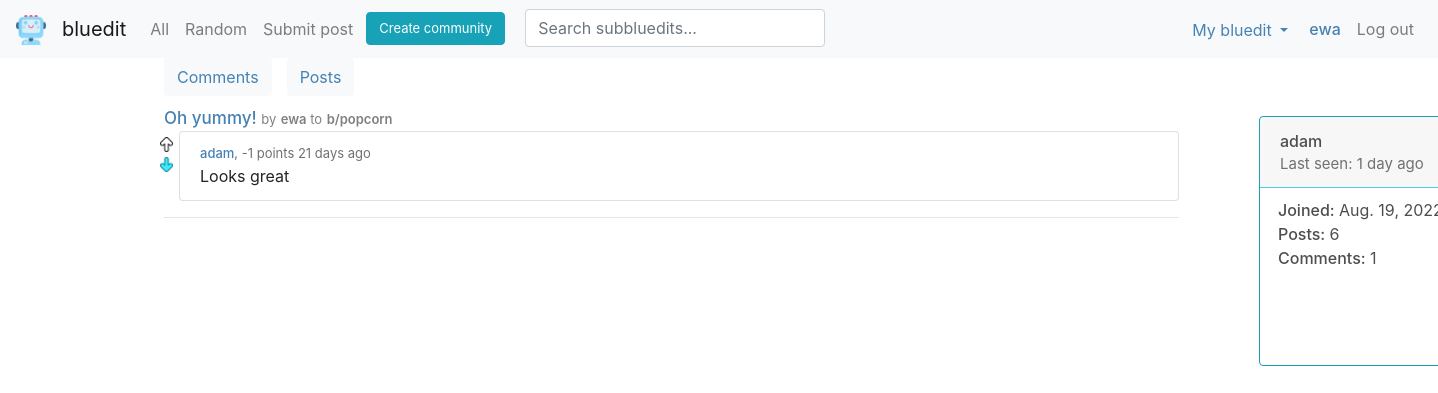
Before: /user/adam (signed in) with the older database file.
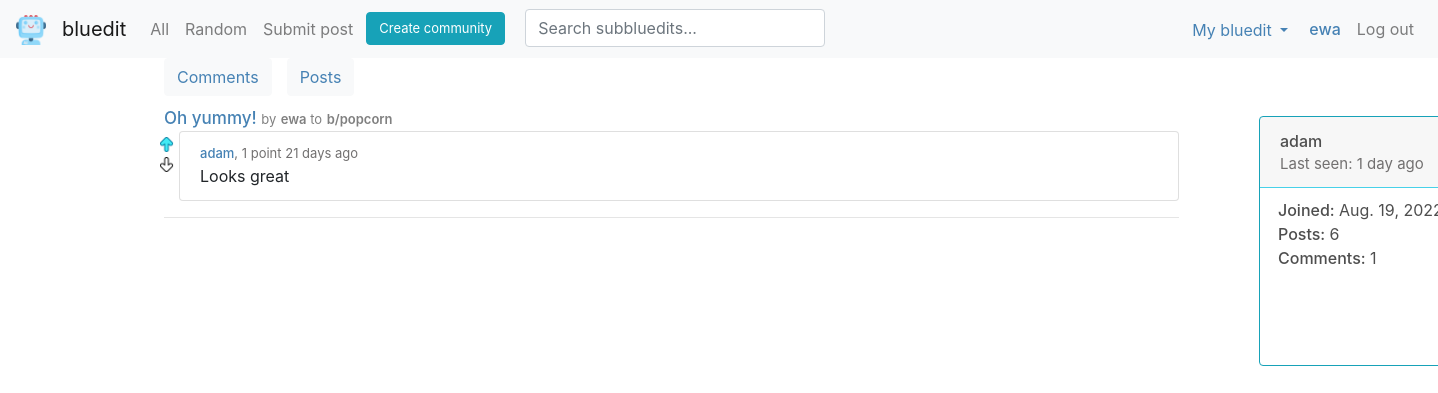
After: the same page with the newer database file.
### bluedit/models.py (models this page shows)
class User(AbstractUser):
    pass

class Comment(models.Model):
    text = models.CharField(max_length=512)
    user = models.ForeignKey(User, on_delete=models.CASCADE, related_name='comments')
    date = models.DateTimeField(auto_now_add=True)
    post = models.ForeignKey(Post, on_delete=models.CASCADE, related_name='comments')
    vote_count = models.IntegerField(default=0)
    parent = models.ForeignKey('self', on_delete=models.CASCADE, related_name='child', null=True, blank=True)
    tree_level = models.IntegerField(default=0, null=True, blank=True)
    class Meta:
        ordering = ['-date']

class Post(models.Model):
    title = models.CharField(max_length=64)
    description = models.CharField(max_length=512, null=True)
    image = models.URLField(null=True)
    date = models.DateTimeField(auto_now_add=True)
    user = models.ForeignKey(User, on_delete=models.CASCADE, related_name='posts')
    subbluedit = models.ForeignKey(Subbluedit, on_delete=models.CASCADE, related_name='posts')
    vote_count = models.IntegerField(default=0)
    class Meta:
        ordering = ['-date']

class Subbluedit(models.Model):
    name = models.CharField(max_length=20, unique=True)
    description = models.CharField(max_length=128)
    user = models.ForeignKey(User, on_delete=models.CASCADE)
    members = models.ManyToManyField(User, default=None, related_name='subs')
    member_count = models.IntegerField(default=0)
    date = models.DateTimeField(auto_now_add=True)
    def __str__(self):
         return self.name

### bluedit/views.py (the view)
# urls.py: path('user/<str:username>', views.user, name='user'),
def user(request, username):
    profile_user = User.objects.get(username=username)
    user_id = request.user.id
    comments = profile_user.comments.all()
    votelist = []
    try:
        user = User.objects.get(pk=user_id)
        for comment in comments:
            if user.votes.filter(comment=comment).exists():
                vote_type = user.votes.get(comment=comment).vote_type
                votelist.append(vote_type)
            else:
                votelist.append(False)
    except User.DoesNotExist:
        for comment in comments:
            votelist.append(False)
    date_time_list = time_passed(comments)
    datelist = date_time_list[0]
    timeunit = date_time_list[1]
    zipped = zip(comments, votelist, datelist, timeunit)
    date = profile_user.date_joined.date()
    post_count = profile_user.posts.all().count()
    comment_count = profile_user.comments.all().count()
    list_of_two = date_to_time(profile_user.last_login)
    time = list_of_two[0]
    unit = list_of_two[1]
    unit.strip()
    return render(request, 'bluedit/user2.html', {
        'comments': comments,
        'profile_user': profile_user,
        'zipped': zipped,
        'date': date,
        'post_count': post_count,
        'comment_count': comment_count,
        'time': time,
        'unit': unit
    })

### bluedit/context_processors.py (called while the page is built)
def sub_list(request):
    try:
        user_id = request.user.id
        user = User.objects.get(pk=user_id)
        sub_list = user.subs.all()
        subs = []
        for sub in sub_list:
            subs.append(sub.name)
    except User.DoesNotExist:
        subs = []
    return {
        'subs': subs
    }

### bluedit/templates/bluedit/user2.html (shortened to what this page needs)
{% extends 'bluedit/layout.html' %}
{% load crispy_forms_tags %}
{% load static %}
{% block body %}
<div class="submit-options">
    <div class="row">
      <button id='submit-option' hx-get="{% url 'user_option' profile_user.username 'comments' %}" hx-target="#submit-form" class="btn btn-light"><span class="submit-options-text">Comments</span></button>
      <button id='submit-option' hx-get="{% url 'user_option' profile_user.username 'posts' %}" hx-target="#submit-form" class="btn btn-light"><span class="submit-options-text"></class>Posts</span></button>
    </div>
</div>
<div class="row">
  <div class="col-11">
    <div id="submit-form" hx-swap="innerHTML">
        {% for comment, vote_type, date, timeunit in zipped %}
        <a class='title-view' style="font-size: 17px;" href="{% url 'post' comment.post.id %}">{{comment.post.title}}</a> <span style="font-size: 13px; color: grey;" class="comment-text">by</span>
                <a style="font-size: 13px; color: grey; font-weight: 600;" href="{% url 'user' comment.post.user.username %}">{{comment.post.user.username}}</a><span style="font-size: 13px; color: grey;"class="comment-text"> to</span>
                <a style="font-size: 13px; color: grey; font-weight: 600;" href="{% url 'subbluedit' comment.post.subbluedit %}">b/{{comment.post.subbluedit}}</a>
        {% include 'bluedit/blocks/comment-block-no-tree.html' %}
        <hr>
        {% endfor %}
    </div>
  </div>
    {% include 'bluedit/blocks/card-block-user.html' %}
</div>
{% endblock %}

### bluedit/templates/bluedit/layout.html (shortened to what this page needs)
{% load static %}
<!DOCTYPE html>
<html lang="eng">
    <head>
        <link rel="stylesheet" href="https://cdn.jsdelivr.net/npm/bootstrap@4.0.0/dist/css/bootstrap.min.css">
        <link rel="stylesheet" href="https://cdn.jsdelivr.net/npm/bootstrap@4.3.1/dist/css/bootstrap.min.css">
        <link href="{% static 'bluedit/styles.css' %}" rel="stylesheet">
    </head>
    <body>
    <nav class="navbar navbar-expand-lg navbar-light bg-light">
        <div class="collapse navbar-collapse">
            <div class="navbar-header">
                <a class="navbar-brand" href="{% url 'index' %}"><img class='ai' src="{% static 'images/ai.png' %}" width="30" height="30" alt=""></a>
            </div>
            <div class="navbar-header">
                <a class="navbar-brand" href="{% url 'index' %}">bluedit</a>
            </div>
            <ul class="navbar-nav mr-auto">
                <li class="nav-item">
                  <a class="nav-link" href="#">All</a>
                </li>
                <li class="nav-item">
                    <a class="nav-link" href="#">Random</a>
                </li>
                {% if user.is_authenticated %}
                <li class="nav-item">
                    <a class="nav-link" href="{% url 'submit' %}">Submit post</a>
                  </li>
                  <li class="nav-item">
                    <a href="{% url 'subcreate' %}"><button id='create' class="btn btn-info">Create community</button></a>
                  </li>
                {% endif %}
                <li class="nav-item">
                    <div class="search-bar" id="search-bar">
                        <form hx-headers='{"X-CSRFToken": "{{ csrf_token }}"}'>
                            <input class="form-control" type="search"
                            name="search" placeholder="Search subbluedits..." autocomplete="off"
                            hx-post="{% url 'search' %}"
                            hx-trigger="keyup changed delay:250ms, search"
                            hx-target="#search-results"
                            hx-indicator=".htmx-indicator"
                            hx-swap="outerHTML">
                        </form>
                    </div>
                </li>
            </ul>
        </div>
        <ul class="navbar-nav mr-auto justify-content-end">
            {% if user.is_authenticated %}
                <li class="nav-item">
                    <div class="dropdown">
                        <button id='name' style="font-weight: 400; margin-top: 2px;" class="btn btn-light dropdown-toggle" type="button" id="dropdownMenuButton" data-toggle="dropdown" aria-haspopup="true" aria-expanded="false">
                          My bluedit
                        </button>
                      </div>
                </li>
            <li class="nav-item">
                <a class="nav-link" id='name' href="{% url 'user' user.username %}">{{user.username}}</a>
            </li>
            <li class="nav-item">
                <a class="nav-link" href="{% url 'logout' %}">Log out</a>
            </li>
            {% endif %}
        </ul>
    </nav>
        <div class="container">
    {% block body %}
    {% endblock %}
        </div>
    </div>
    </body>
</html>

### bluedit/templates/bluedit/blocks/comment-block-no-tree.html (shortened to what this page needs)
{% load static %}
<div id='comment-block-{{comment.id}}' class="row">
    {% if user.is_authenticated %}
    <div hx-target="#comment-block-{{comment.id}}" hx-swap="outerHTML">
        <div class="vote-top" hx-headers='{"X-CSRFToken": "{{ csrf_token }}"}'>
            {% if vote_type == 'up' %}
            <a style='margin-bottom: 20px;' href="#" hx-put="{% url 'vote' 'comment' comment.id 'up' True %}"><img src="{% static 'images/arrow-up-full.png' %}" width="15" height="15" alt=""></a>
            {% else %}
            <a style='margin-bottom: 20px;' href="#" hx-put="{% url 'vote' 'comment' comment.id 'up' True %}"><img src="{% static 'images/arrow-up.png' %}" width="15" height="15" alt=""></a>
            {% endif %}
        </div>
        <div class="vote-bottom" hx-headers='{"X-CSRFToken": "{{ csrf_token }}"}'>
            {% if vote_type == 'down' %}
            <a href="#" hx-put="{% url 'vote' 'comment' comment.id 'down' True %}"><img src="{% static 'images/arrow-down-full.png' %}" width="15" height="15" alt=""></a>
            {% else %}
            <a href="#" hx-put="{% url 'vote' 'comment' comment.id 'down' True %}"><img src="{% static 'images/arrow-down.png' %}" width="15" height="15" alt=""></a>
            {% endif %}
        </div>
    </div>
    {% endif %}
    <div class="col" style="padding-left: 5px;">
        <ul class="list-group-item" style='list-style: none;'>
            <li class="comment-top"><a id='name' href='{% url "user" comment.user.username %}'>{{comment.user.username}}</a>,
                <span>
                    {% if comment.vote_count == 1 %}
                    {{comment.vote_count}} point
                    {% else %}
                    {{comment.vote_count}} points
                    {% endif %}
                    {% if timeunit == 'second' %}
                     less than a minute ago
                    {% else %}
                    {{date}} {{timeunit}}{% if date != 1 %}s{% endif %} ago
                    {% endif %}
            </span>
            </li>
            <div hx-target="this" hx-swap="innerHTML">
                <li class="comment-text">{{comment.text}}</li>
            </div>
        </ul>
    </div>
</div>

### bluedit/templates/bluedit/blocks/card-block-user.html
<div class="col-1">
    <div id='card' class="card border-info" style="max-width: 18rem; margin-left: 50px; height: 250px; width: 350px;">
        <div class="card-header" style="border-color: rgb(71, 209, 233);">
            <span style="font-weight: 500; color: rgb(78, 78, 78);">{{profile_user.username}}</span>
            <div style="font-size: 15px; color:rgb(114, 112, 112);">
                Last seen: {{time}} {{unit}}{% if time != 1 %}s {% endif %}
                ago
            </div>
        </div>
        <div class="card-text">
            <div>
                <span style="font-weight: 500;">Joined: </span> {{date}}
            </div>
            <div>
                <span style="font-weight: 500;">Posts: </span> {{post_count}}
            </div>
            <div>
                <span style="font-weight: 500;">Comments:  </span>{{comment_count}}
            </div>
    </div>
</div>

### bluedit/static/bluedit/styles.css (style rules this page uses)
ul, li { list-style: none; }
.title-view { font-size: 22px; color: #4682B4; font-weight: 500; width: 825px; overflow-wrap: break-word; }
#name { color: #4682B4; font-weight: 500; }
.vote-top { margin-left: 10px; height: 15px; display: block; }
.vote-bottom { margin-top: 5px; margin-left: 10px; height: 15px; display: block; }
#create { font-size: 13px; margin-top: 3px; margin-left: 5px; }
.comment-text { font-size: 1rem; font-weight: 400; line-height: 1.5; color: #212529; overflow-wrap: break-word; }
#submit-option { margin-bottom: 10px; margin-left: 15px; }
.submit-options-text { color:#4682B4; }
.comment-top { color:rgb(114, 112, 112); font-size: 13px; }
.card { height: 400px; display: block; width: 300px; }
#card { margin-top: 10px; height: 400px; }
.card-text { color: rgb(78, 78, 78); margin-left:18px; margin-top: 10px; }
.search-bar { margin-left: 20px; width: 300px; }

Changed rows visible on the page:
changed Comment "Looks great": vote_count "-1" → "1"; vote_count "points" → "point"
